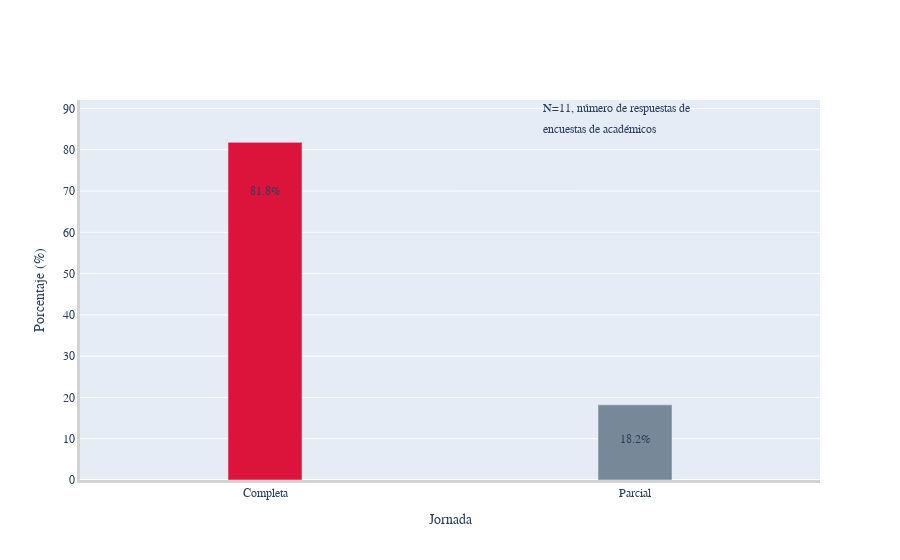

This figure's notebook cell:
### Markdown cell above
## ¿Cuál es el tipo de <span style="color:#AC1212">*jornada*</span> en la UACh?

### Code cell
path_file_sorted    = 'acad.xlsx'
visual_jorna(path_file_sorted)

### Figure 1 — Plotly figure (JSON) as saved in the notebook; plotly's stock layout.template omitted (floating-point values rounded to 4 significant figures)
{"data": [{"marker": {"color": ["crimson", "lightslategray", "lightslategray", "lightslategray", "lightslategray"]}, "type": "bar", "width": [0.2, 0.2], "x": ["Completa", "Parcial"], "y": [81.8, 18.2]}], "layout": {"annotations": [{"arrowhead": 1, "showarrow": false, "text": "81.8%", "x": 0, "y": 70}, {"arrowhead": 2, "showarrow": false, "text": "18.2%", "x": 1, "y": 10}, {"arrowhead": 1, "showarrow": false, "text": "N=11, número de respuestas de", "x": 0.95, "y": 90}, {"arrowhead": 1, "showarrow": false, "text": "encuestas de académicos", "x": 0.905, "y": 85}], "font": {"family": "Rockwell", "size": 12}, "showlegend": false, "title": {"text": ""}, "xaxis": {"linecolor": "lightgrey", "linewidth": 3, "showline": true, "title": {"text": "Jornada"}}, "yaxis": {"linecolor": "lightgrey", "linewidth": 3, "showline": true, "title": {"text": "Porcentaje (%)"}}}}
